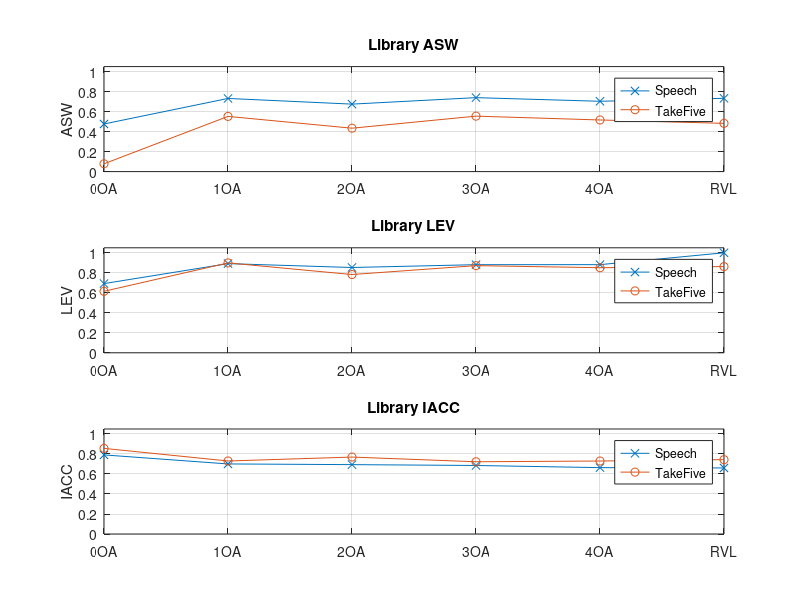
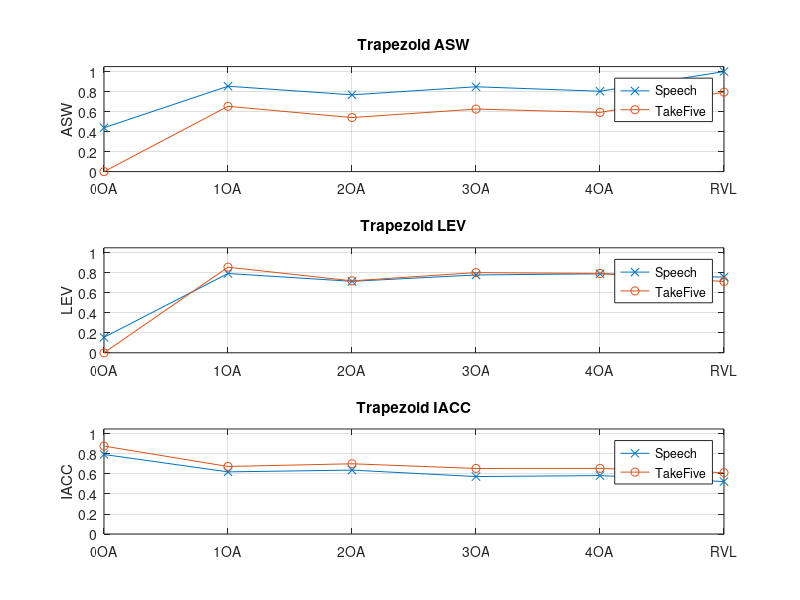

Write MATLAB code to recreate these figures, in order.

% TODO: direct TakeFive Trapezoid is missing. It should be easy to record
% again; a better way to calculate P is to divide the rms of the direct
% over the direct+reverb (the actual recording); save variables in a file
% and give the option to load them because it takes forever; also plot
% progress for the same reason

% Plot RAP model data from recordings

clear, close all

figdir = 'figures';
if ~isfolder(figdir)
    mkdir(figdir);
end
if ~isfolder(fullfile(figdir,'png'))
    mkdir(fullfile(figdir,'png'))
end

do_analysis = false;
% freqspace = logspace(log10(125),log10(16000),8); % 125 to 16000 Hz (7 oct) % EDIT: using whatever IACC is spitting out
framelength = 1; % 100 ms frames
thresh = -10; % db less than the integrated loudness value (change it to something less arbitrary if needed)

excludeDirect = true;
normalize = true;
rootdir = '3DTI recordings 9 nov';
names = {'Direct','0OA','1OA','2OA','3OA','4OA','RVL'};
roomnames = {'Library','Trapezoid'};
prognames = {'Speech','TakeFive'};
nfiles = numel(names);
nrooms = numel(roomnames);
nprogs = numel(prognames);
filenames = cell(nfiles,nrooms,nprogs);
for i=1:nfiles
    for j=1:nrooms
        for k=1:nprogs
            filenames{i,j,k} = sprintf('%s_%s_%s.wav',roomnames{j},names{i},prognames{k});
        end
    end
end

%% Read files and get IACC
if do_analysis
    data = cell(nfiles,nrooms,nprogs);
    ASW = zeros(nfiles,nrooms,nprogs);
    LEV = zeros(nfiles,nrooms,nprogs);
    P_all = cell(nfiles,nrooms,nprogs);
    iacc_all = cell(nfiles,nrooms,nprogs);
    for i=1:nfiles
        fprintf('Analyzing file %d/%d (%s)...\n',i,nfiles,names{i});
        for j=1:nrooms
            fprintf('Analyzing room %d/%d (%s)...\n',j,nrooms,roomnames{j});
            for k=1:nprogs
                fprintf('Analyzing program %d/%d (%s)',k,nprogs,prognames{k});
                % Read file
                filepath = fullfile(rootdir,filenames{i,j,k});
                [y,fs] = audioread(filepath);
                len = round(framelength*fs);
                N = floor(size(y,1)/len); % number of time frames
                C = 31; % numel(freqspace)-1; % number of freq channels
                iacc = zeros(N,C);
                P = zeros(N,C);
                for n = 1:N
                    fprintf('.');
                    ind1 = 1+(n-1)*len;
                    ind2 = min(ind1+len-1,size(y,1));
                    buf = y(ind1:ind2,:);
                    % Create ITA object
                    d = itaAudio(buf,fs,'time');
                    d.channelNames = {'Left';'Right'};
                    % Get IACC
                    iaccFull = ita_roomacoustics_IACC(d); % 1/3 octave bands
                    iacc(n,:) = iaccFull.IACC_fullTime.freq;
                    % Get probability of direct sound
                    % Read direct-only recording
                    filepath_d = fullfile(rootdir,sprintf('%s_Direct_%s.wav',roomnames{j},prognames{k}));
                    [y_d,fs] = audioread(filepath_d);
                    buf_d = y_d(ind1:ind2,:);
                    buf_d_avg = mean(buf_d,2);
                    buf_avg = mean(buf,2);
                    d_avg = itaAudio(buf_avg,fs,'time');
                    d_d_avg = itaAudio(buf_d_avg,fs,'time');
                    d_frac = ita_fractional_octavebands(d_avg, 'bandsPerOctave', 3, 'freqrange', [20 20000], 'zerophase');
                    d_d_frac = ita_fractional_octavebands(d_d_avg, 'bandsPerOctave', 3, 'freqrange', [20 20000], 'zerophase');
                    P(n,:) = rms(d_d_frac.time)./rms(d_frac.time);
                end
                P(P>1) = 1; % limit P to 1 (numerical errors)
                % Calculate ASW and LEV according to the paper
                ASW(i,j,k) = 1 - sum(sum(iacc.^4.*P,'omitnan'))/sum(P(:),'omitnan');
                LEV(i,j,k) = 1 - sum(sum(iacc.^4.*(1-P),'omitnan'))/sum(P(:),'omitnan');
                fprintf('\nASW=%0.4f, LEV=%0.4f\n',ASW(i,j,k),LEV(i,j,k));
                P_all{i,j,k} = P;
                iacc_all{i,j,k} = iacc;
            end
        end
    end

    save('analyzeRecordings_results','data','ASW','LEV','P_all','iacc_all');
end

%% Load
load('analyzeRecordings_results','data','ASW','LEV','P_all','iacc_all');
if excludeDirect
    data = data(2:end,:,:);
    ASW = ASW(2:end,:,:);
    LEV = LEV(2:end,:,:);
    P_all = P_all(2:end,:,:);
    iacc_all = iacc_all(2:end,:,:);
    names = names(2:end);
    nfiles = numel(names);
end
if normalize
   min_asw = min(ASW(:));
   max_asw = max(ASW(:));
   ASW = (ASW - min_asw)/(max_asw-min_asw);
   min_lev = min(LEV(:));
   max_lev = max(LEV(:));
   LEV = (LEV - min_lev)/(max_lev-min_lev);
end
iacc_avg = zeros(size(ASW));
for i=1:nfiles
    for j=1:nrooms
        for k=1:nprogs
            iacc_avg(i,j,k) = mean(iacc_all{i,j,k}(:),'omitnan');
        end
    end
end

%% Plot ASW, LEV, IACC
for j=1:nrooms
    f = figure('pos',[188.2000 85 1.1488e+03 684.8000]);
    ax1 = subplot(3,1,1);
    ax2 = subplot(3,1,2);
    ax3 = subplot(3,1,3);
    c = lines;
    m = 'xod';
    for k = 1:nprogs
        plot(ax1,1:nfiles,ASW(:,j,k),'x-','color',c(k,:),'marker',m(k)), hold(ax1,'on')
        plot(ax2,1:nfiles,LEV(:,j,k),'x-','color',c(k,:),'marker',m(k)), hold(ax2,'on')
        plot(ax3,1:nfiles,iacc_avg(:,j,k),'x-','color',c(k,:),'marker',m(k)), hold(ax3,'on')
    end
    title(ax1,sprintf('%s ASW',roomnames{j})), ylabel(ax1,'ASW')
    xticks(ax1,1:nfiles), xticklabels(ax1,names), grid(ax1,'on'), ylim(ax1,[0 1.05])
    legend(ax1,prognames,'location','best')
    title(ax2,sprintf('%s LEV',roomnames{j})), ylabel(ax2,'LEV')
    xticks(ax2,1:nfiles), xticklabels(ax2,names), grid(ax2,'on'), ylim(ax2,[0 1.05])
    legend(ax2,prognames,'location','best')
    title(ax3,sprintf('%s IACC',roomnames{j})), ylabel(ax3,'IACC')
    xticks(ax3,1:nfiles), xticklabels(ax3,names), grid(ax3,'on'), ylim(ax3,[0 1.05])
    legend(ax3,prognames,'location','best')
    
    figname = sprintf('recordings %s',roomnames{j});
    saveas(f,[figdir,'/png/',figname,'.png'])
end

